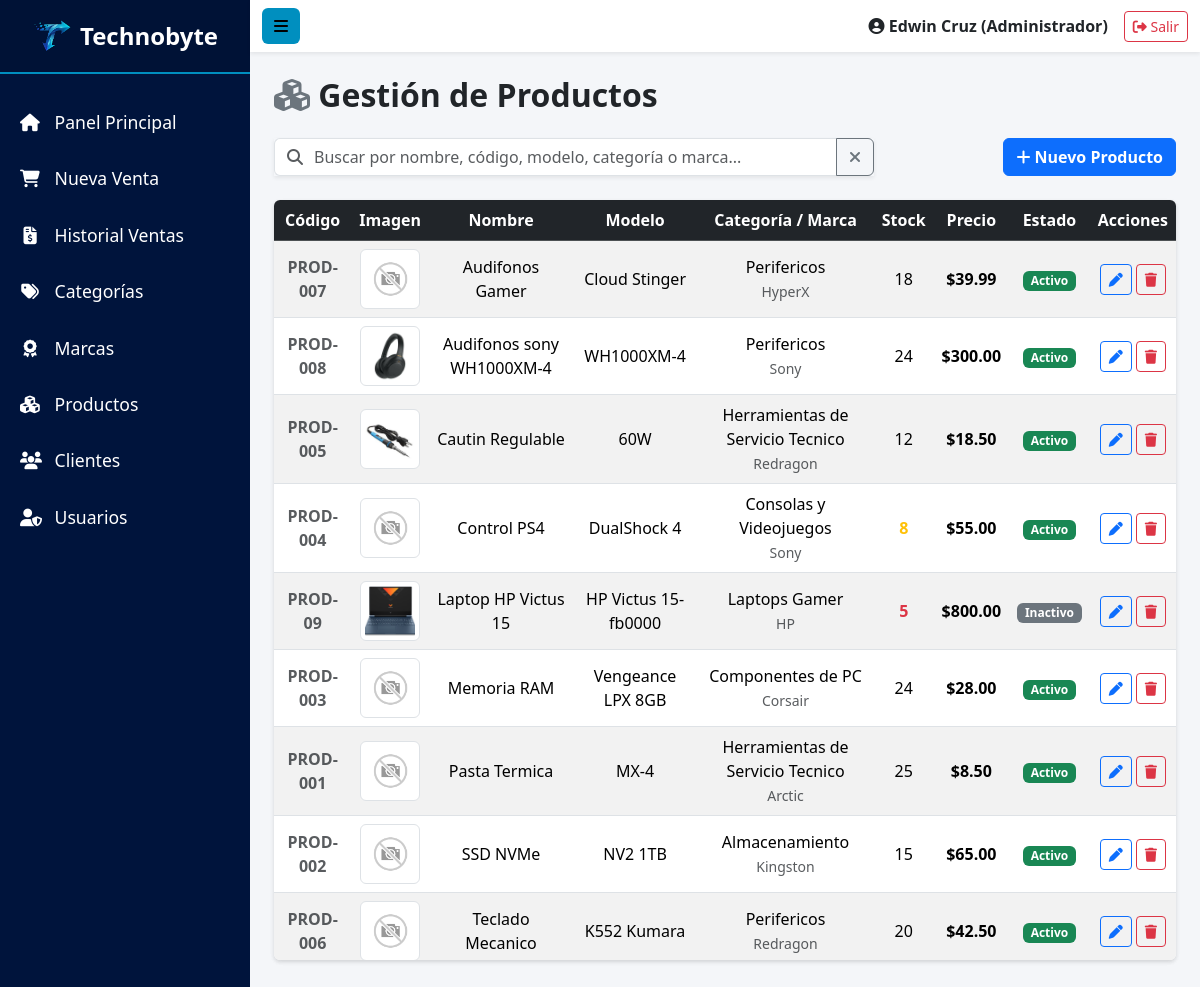
The page /presentacion/admin/productos/listar.php (signed in) on the database its author committed.
### tables this page shows
CREATE TABLE productos (
    id_producto INT AUTO_INCREMENT PRIMARY KEY,
    codigo_producto VARCHAR(50) NOT NULL UNIQUE,
    nombre_producto VARCHAR(150) NOT NULL,
    modelo_producto VARCHAR(100),
    descripcion_producto TEXT,
    imagen_producto VARCHAR(255),
    id_marca INT NOT NULL,
    id_categoria INT NOT NULL,
    precio_producto DECIMAL(10,2) NOT NULL,
    stock_producto INT NOT NULL DEFAULT 0,
    estado_producto TINYINT(1) DEFAULT 1,
    eliminado_producto TINYINT(1) DEFAULT 0,

    CONSTRAINT fk_producto_marca
        FOREIGN KEY (id_marca)
        REFERENCES marcas(id_marca)
        ON UPDATE CASCADE
        ON DELETE RESTRICT,

    CONSTRAINT fk_producto_categoria
        FOREIGN KEY (id_categoria)
        REFERENCES categorias(id_categoria)
        ON UPDATE CASCADE
        ON DELETE RESTRICT
);

CREATE TABLE categorias (
    id_categoria INT AUTO_INCREMENT PRIMARY KEY,
    nombre_categoria VARCHAR(100) NOT NULL UNIQUE,
    descripcion_categoria TEXT,
    estado_categoria TINYINT(1) DEFAULT 1,
    eliminado_categoria TINYINT(1) DEFAULT 0,
    created_at TIMESTAMP DEFAULT CURRENT_TIMESTAMP
);

CREATE TABLE marcas (
    id_marca INT AUTO_INCREMENT PRIMARY KEY,
    nombre_marca VARCHAR(100) NOT NULL UNIQUE,
    estado_marca TINYINT(1) DEFAULT 1,
    eliminado_marca TINYINT(1) DEFAULT 0
);

### config/control_acceso.php (called while the page is built, shortened)
<?php
function tieneRol($roles): bool
{
    return in_array((int) $_SESSION['id_rol'], $roles, true);
}
    ?>

### negocio/ProductoNegocio.php (called while the page is built, shortened)
<?php
require_once dirname(__DIR__) . '/datos/ProductoDatos.php';
class ProductoNegocio
{
    private $productoDatos;
    public function __construct()
    {
        $this->productoDatos = new ProductoDatos();
    }
    public function listarProductos($buscar = '')
    {
        return $this->productoDatos->listarProductos($buscar);
    }
}

### datos/ProductoDatos.php (called while the page is built, shortened)
<?php
require_once __DIR__ . '/Conexion.php';
class ProductoDatos
{
    public function listarProductos($buscar = '')
    {
        $conexion = new Conexion();
        if (!empty($buscar)) {
            $conexion->query = "SELECT
                                productos.id_producto, productos.codigo_producto, productos.nombre_producto, productos.modelo_producto,
                                productos.descripcion_producto, productos.imagen_producto, marcas.nombre_marca, categorias.nombre_categoria,
                                productos.precio_producto, productos.stock_producto, productos.estado_producto
                                FROM productos
                                INNER JOIN categorias ON productos.id_categoria = categorias.id_categoria
                                INNER JOIN marcas ON productos.id_marca = marcas.id_marca
                                WHERE productos.eliminado_producto = 0
                                AND (productos.nombre_producto LIKE :buscar
                                     OR productos.codigo_producto LIKE :buscar
                                     OR productos.modelo_producto LIKE :buscar
                                     OR categorias.nombre_categoria LIKE :buscar
                                     OR marcas.nombre_marca LIKE :buscar)
                                ORDER BY productos.nombre_producto;";
            return $conexion->get_records([':buscar' => '%' . $buscar . '%']);
        } else {
            $conexion->query = "SELECT
                                productos.id_producto, productos.codigo_producto, productos.nombre_producto, productos.modelo_producto,
                                productos.descripcion_producto, productos.imagen_producto, marcas.nombre_marca, categorias.nombre_categoria,
                                productos.precio_producto, productos.stock_producto, productos.estado_producto
                                FROM productos
                                INNER JOIN categorias ON productos.id_categoria = categorias.id_categoria
                                INNER JOIN marcas ON productos.id_marca = marcas.id_marca
                                WHERE productos.eliminado_producto = 0
                                ORDER BY productos.nombre_producto;";
            return $conexion->get_records();
        }
    }
}

### datos/Conexion.php (called while the page is built, shortened)
<?php
class Conexion
{
    private $server;
    private $user;
    private $password;
    private $database;
    private $charset;
    private $connection;
    public $query;
    public function __construct()
    {
        $this->server   = $_ENV['DB_HOST'];
        $this->user     = $_ENV['DB_USER'];
        $this->password = $_ENV['DB_PASS'];
        $this->database = $_ENV['DB_NAME'];
        $this->charset  = $_ENV['DB_CHARSET'];
    }
    private function create_connection()
    {
        try {
            $dns = "mysql:host={$this->server};dbname={$this->database};charset={$this->charset}";
            $this->connection = new PDO(
                $dns,
                $this->user,
                $this->password
            );
            $this->connection->setAttribute(PDO::ATTR_ERRMODE, PDO::ERRMODE_EXCEPTION);
            $this->connection->setAttribute(PDO::ATTR_DEFAULT_FETCH_MODE, PDO::FETCH_ASSOC);
        } catch (PDOException $e) {
            die('<h3 style="color: tomato; font-family: Arial;">
                    No se puede establecer conexión con la base de datos: ' . $e->getMessage() . '
                </h3>');
        }
        return $this->connection;
    }
    private function close_connection()
    {
        $this->connection = null;
    }
    public function get_records($params = [])
    {
        try {
            $stmt = $this->create_connection()->prepare($this->query);
            $stmt->execute($params);
            $records = $stmt->fetchAll();
            return $records;
        } catch (PDOException $e) {
            die('Error en la consulta: ' . $e->getMessage());
        }
    }
}

### presentacion/admin/productos/listar.php (the view, shortened to what this page needs)
<?php
require_once __DIR__ . '/../../../config/control_acceso.php';
require_once __DIR__ . '/../../../negocio/ProductoNegocio.php';
$buscar = trim($_GET['buscar_producto'] ?? '');
$productoNegocio = new ProductoNegocio();
$productos = $productoNegocio->listarProductos($buscar);
function mostrarValor($valor)
{
    return htmlspecialchars($valor ?? '', ENT_QUOTES, 'UTF-8');
}
?>
<!DOCTYPE html>
<html lang="es">
<head>
    <link href="https://cdn.jsdelivr.net/npm/bootstrap@5.3.2/dist/css/bootstrap.min.css" rel="stylesheet">
    <link rel="stylesheet" href="https://cdnjs.cloudflare.com/ajax/libs/font-awesome/6.4.2/css/all.min.css">
    <link rel="stylesheet" href="../../../public/css/style.css?v=<?php echo time(); ?>">
</head>
<body>
    <div class="d-flex">
        <nav id="sidebar">
            <div class="sidebar-header d-flex align-items-center justify-content-center py-3">
                <img src="../../../public/img/logo-nav.svg" alt="Logo" class="img-fluid me-2" style="max-width: 40px;">
                <h4 class="fw-bold mb-0">Technobyte</h4>
            </div>
            <ul class="list-unstyled components">
                <li><a href="../../dashboard.php"><i class="fa-solid fa-house"></i> Panel Principal</a></li>
                <li><a href="../ventas/crear.php"><i class="fa-solid fa-cart-shopping"></i> Nueva Venta</a></li>
                <?php if(tieneRol([ROL_ADMIN, ROL_SUPERVISOR, ROL_VENDEDOR])): ?><li><a href="../ventas/listar.php"><i class="fa-solid fa-file-invoice-dollar"></i> Historial Ventas</a></li><?php endif; ?>
                <?php if(tieneRol([ROL_ADMIN, ROL_SUPERVISOR])): ?><li><a href="../categorias/listar.php"><i class="fa-solid fa-tags"></i> Categorías</a></li><?php endif; ?>
                <?php if(tieneRol([ROL_ADMIN, ROL_SUPERVISOR])): ?><li><a href="../marcas/listar.php"><i class="fa-solid fa-award"></i> Marcas</a></li><?php endif; ?>
                <li class="active"><a href="listar.php"><i class="fa-solid fa-cubes"></i> Productos</a></li>
                <li><a href="../clientes/listar.php"><i class="fa-solid fa-users"></i> Clientes</a></li>
                <?php if(tieneRol([ROL_ADMIN])): ?><li><a href="../usuarios/listar.php"><i class="fa-solid fa-user-shield"></i> Usuarios</a></li><?php endif; ?>
            </ul>
        </nav>
        <div id="content">
            <nav class="navbar navbar-expand-lg navbar-light sticky-top bg-white shadow-sm" style="z-index: 1020;">
                <div class="container-fluid">
                    <button type="button" id="sidebarCollapse" class="btn btn-dorado"><i class="fa-solid fa-bars"></i></button>
                    <div class="ms-auto d-flex align-items-center">
                        <span class="me-3 fw-bold">
                            <i class="fa-solid fa-circle-user"></i>
                            <?php
                            $nombreUsr = $_SESSION['nombre'] ?? 'Administrador';
                            $rolUsr = $_SESSION['nombre_rol'] ?? 'Sin rol';
                            echo htmlspecialchars($nombreUsr) . ' (' . htmlspecialchars($rolUsr) . ')';
                            ?>
                        </span>
                        <a href="../../../logout.php" class="btn btn-outline-danger btn-sm"><i class="fa-solid fa-right-from-bracket"></i> Salir</a>
                    </div>
                </div>
            </nav>
            <div class="container-fluid p-4">
                <h2 class="mb-4 text-dark fw-bold"><i class="fa-solid fa-cubes text-secondary"></i> Gestión de Productos</h2>
                <div class="d-flex flex-column flex-md-row justify-content-between gap-3 mb-4">
                    <form action="" method="GET" class="flex-grow-1" style="max-width: 600px;">
                        <div class="input-group shadow-sm">
                            <span class="input-group-text bg-white text-muted border-end-0"><i class="fa-solid fa-magnifying-glass"></i></span>
                            <input type="text" class="form-control border-start-0 ps-0" name="buscar_producto" placeholder="Buscar por nombre, código, modelo, categoría o marca..." value="<?php echo mostrarValor($buscar); ?>">
                            <button type="button" class="btn btn-outline-secondary btn-reset-search" title="Limpiar búsqueda"><i class="fa-solid fa-xmark"></i></button>
                        </div>
                    </form>
                    <div class="d-grid d-md-block">
                        <a href="crear.php" class="btn btn-primary fw-bold">
                            <i class="fa-solid fa-plus"></i> Nuevo Producto
                        </a>
                    </div>
                </div>
                <div class="card shadow-sm border-0">
                    <div class="table-responsive rounded-2 shadow-sm" style="max-height: 65vh; overflow-y: auto;">
                        <table class="table table-hover table-striped mb-0 align-middle text-center">
                            <thead class="table-dark" style="position: sticky; top: 0; z-index: 10;">
                                <tr>
                                    <th>Código</th>
                                    <th>Imagen</th>
                                    <th>Nombre</th>
                                    <th>Modelo</th>
                                    <th>Categoría / Marca</th>
                                    <th>Stock</th>
                                    <th>Precio</th>
                                    <th>Estado</th>
                                    <th class="text-center sticky-acciones">Acciones</th>
                                </tr>
                            </thead>
                            <tbody>
                                <?php if (!empty($productos)):
                                    foreach ($productos as $producto): ?>
                                        <tr>
                                            <td class="fw-bold text-muted"><?php echo mostrarValor($producto['codigo_producto']); ?></td>
                                            <td>
                                                <?php
                                                $imagenProducto = $producto['imagen_producto'] ?: 'sin-imagen.png';
                                                $rutaImagen = $producto['imagen_producto'] !== 'sin-imagen.png'
                                                    ? "../../../public/img/productos/{$imagenProducto}"
                                                    : "../../../public/img/{$imagenProducto}";
                                                if (empty($imagenProducto) || !file_exists($rutaImagen)) {
                                                    $rutaImagen = "../../../public/img/sin-imagen.png";
                                                }
                                                ?>
                                                <img src="<?php echo mostrarValor($rutaImagen); ?>"
                                                    alt="Imagen del producto"
                                                    class="img-thumbnail"
                                                    style="width: 60px; height: 60px; object-fit: cover;">
                                            </td>
                                            <td><?php echo mostrarValor($producto['nombre_producto']); ?></td>
                                            <td><?php echo mostrarValor($producto['modelo_producto']); ?></td>
                                            <td>
                                                <span class="d-block"><?php echo mostrarValor($producto['nombre_categoria']); ?></span>
                                                <small class="text-muted"><?php echo mostrarValor($producto['nombre_marca']); ?></small>
                                            </td>
                                            <td class="
                                            <?php
                                            if ($producto['stock_producto'] <= 5) {
                                                echo 'text-danger fw-bold';
                                            } elseif ($producto['stock_producto'] <= 10) {
                                                echo 'text-warning fw-bold';
                                            }
                                            ?>">
                                                <?php echo mostrarValor($producto['stock_producto']); ?>
                                            </td>
                                            <td class="fw-bold">$<?php echo number_format((float) $producto['precio_producto'], 2); ?></td>
                                            <td>
                                                <?php if ((int)$producto['estado_producto'] === 1): ?>
                                                    <span class="badge bg-success">Activo</span>
                                                <?php else: ?>
                                                    <span class="badge bg-secondary">Inactivo</span>
                                                <?php endif; ?>
                                            </td>
                                            <td class="text-center sticky-acciones">
                                                <a href="editar.php?id=<?php echo mostrarValor($producto['id_producto']); ?>" class="btn btn-sm btn-outline-primary"><i class="fa-solid fa-pen"></i></a>
                                                <a href="eliminar.php?id=<?php echo mostrarValor($producto['id_producto']); ?>" class="btn btn-sm btn-outline-danger"><i class="fa-solid fa-trash"></i></a>
                                            </td>
                                        </tr>
                                    <?php endforeach; ?>
                                <?php else: ?>
                                    <tr>
                                         <td colspan="9" class="text-center py-4">No se encontraron registros</td>
                                     </tr>
                                <?php endif; ?>
                            </tbody>
                        </table>
                    </div>
                </div>
            </div>
        </div>
    </div>
    <div class="toast-container position-fixed top-0 end-0 p-3">
    </div>
</body>
</html>

### rows shown on the page
productos: codigo_producto "PROD-007", nombre_producto "Audifonos Gamer", modelo_producto "Cloud Stinger", id_categoria.nombre_categoria "Perifericos", id_marca.nombre_marca "HyperX", stock_producto "18", precio_producto "39.99", estado_producto "Activo"
productos: codigo_producto "PROD-008", imagen_producto (picture), nombre_producto "Audifonos sony WH1000XM-4", modelo_producto "WH1000XM-4", id_categoria.nombre_categoria "Perifericos", id_marca.nombre_marca "Sony", stock_producto "24", precio_producto "300.00", estado_producto "Activo"
productos: codigo_producto "PROD-005", imagen_producto (picture), nombre_producto "Cautin Regulable", modelo_producto "60W", id_categoria.nombre_categoria "Herramientas de Servicio Tecnico", id_marca.nombre_marca "Redragon", stock_producto "12", precio_producto "18.50", estado_producto "Activo"
productos: codigo_producto "PROD-004", nombre_producto "Control PS4", modelo_producto "DualShock 4", id_categoria.nombre_categoria "Consolas y Videojuegos", id_marca.nombre_marca "Sony", stock_producto "8", precio_producto "55.00", estado_producto "Activo"
productos: codigo_producto "PROD-09", imagen_producto (picture), nombre_producto "Laptop HP Victus 15", modelo_producto "HP Victus 15-fb0000", id_categoria.nombre_categoria "Laptops Gamer", id_marca.nombre_marca "HP", stock_producto "5", precio_producto "800.00", estado_producto "Inactivo"
productos: codigo_producto "PROD-003", nombre_producto "Memoria RAM", modelo_producto "Vengeance LPX 8GB", id_categoria.nombre_categoria "Componentes de PC", id_marca.nombre_marca "Corsair", stock_producto "24", precio_producto "28.00", estado_producto "Activo"
productos: codigo_producto "PROD-001", nombre_producto "Pasta Termica", modelo_producto "MX-4", id_categoria.nombre_categoria "Herramientas de Servicio Tecnico", id_marca.nombre_marca "Arctic", stock_producto "25", precio_producto "8.50", estado_producto "Activo"
productos: codigo_producto "PROD-002", nombre_producto "SSD NVMe", modelo_producto "NV2 1TB", id_categoria.nombre_categoria "Almacenamiento", id_marca.nombre_marca "Kingston", stock_producto "15", precio_producto "65.00", estado_producto "Activo"
productos: codigo_producto "PROD-006", nombre_producto "Teclado Mecanico", modelo_producto "K552 Kumara", id_categoria.nombre_categoria "Perifericos", id_marca.nombre_marca "Redragon", stock_producto "20", precio_producto "42.50", estado_producto "Activo"

### other values the page prints
$nombreUsr "Edwin Cruz"
$rolUsr "Administrador"
